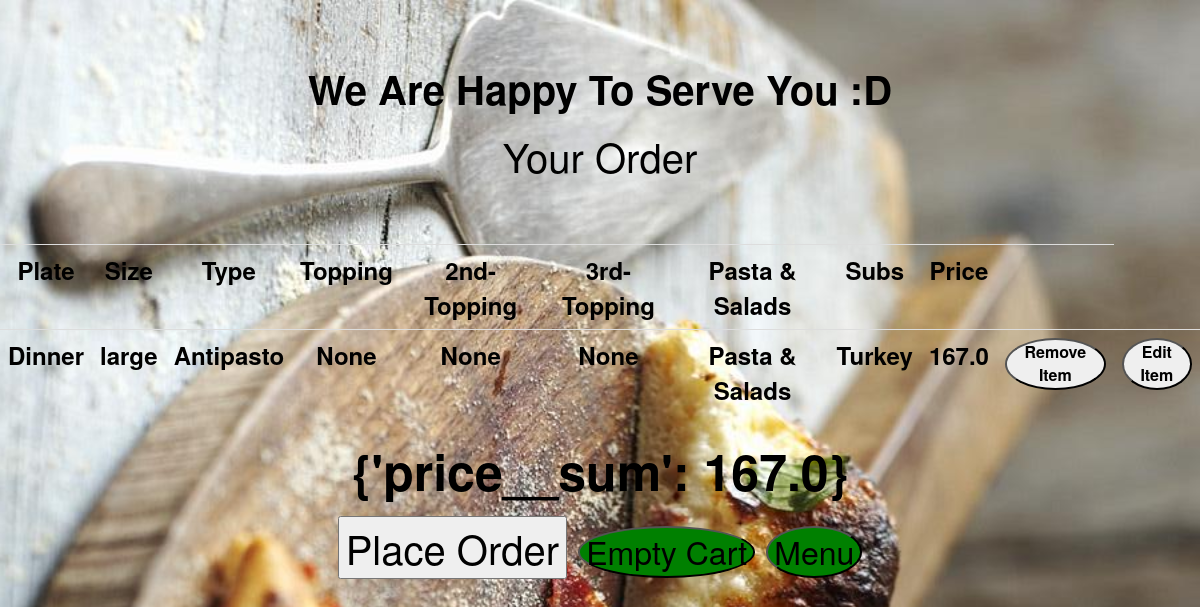
The app's page /cart (signed in) with its own data.
### orders/models.py (models this page shows, shortened)
class base(models.Model):
    name = models.CharField(max_length=64)
    size = models.CharField(max_length=64)
    type = models.CharField(max_length=64)
    topping = models.CharField(max_length=64, null=True)
    second_topping = models.CharField(max_length=64, null=True)
    third_topping = models.CharField(max_length=64, null=True)
    subs = models.CharField(max_length=64, null=True)
    pasta_salads = models.CharField(max_length=64, null=True)
    item_number = models.FloatField(null=True)
    p_s_number = models.FloatField(null=True)
    subs_number =models.FloatField(null=True)
    price =  models.FloatField(null=True)
    comment = models.CharField(max_length=64, null=True)
    user = models.CharField(max_length=64, null=True)
    class Meta:
        abstract = True

class carts(base):
    mark = models.CharField(max_length=64, null=True)
    id = models.AutoField(primary_key=True)

### orders/views.py (the view)
# urls.py: path('cart', views.cart, name="cart"),
def cart(request, user=None):
    if request.method == "POST":
        cart = carts.objects.all()
        user = request.user.get_username()
        for i in range(len(cart)):
            f = cart[i]
            order = orders(name=f.name, size = f.size, type=f.type,topping = f.topping,second_topping=f.second_topping,
            third_topping=f.third_topping, subs = f.subs, pasta_salads= f.pasta_salads, user = user)
            order.save()
        carts.objects.all().delete()
        return HttpResponseRedirect(reverse(index))
    else:
        cost = 0
        user = request.user.get_username()
        cart = carts.objects.all()
        cost = carts.objects.filter(user = user).aggregate(Sum('price'))
        if not cart:
            messages.error(request, "Cart Empty")
            return HttpResponseRedirect(reverse(index))
        return render(request, "orders/cart.html", {"cart":cart,"cost":cost})

### orders/templates/orders/cart.html (shortened to what this page needs)
{% extends "orders/base.html" %}
{%block body%}
<form class=""  method="post">
<div class="tab">
  <div class="">
    <p><b>We Are Happy To Serve You :D </b></p>
  </div>
    <p>Your Order </p>
      <table class="table table-borderd">
        <tr>
          <td>Plate</td>
          <td>Size</td>
          <td>Type</td>
          <td id="top">Topping</td>
          <td id="top">2nd-Topping</td>
          <td id="top">3rd-Topping</td>
          <td>Pasta & Salads</td>
          <td>Subs</td>
          <td>Price</td>
          <td></td>
        </tr>
        {%for i in cart%}
          <tr>
          <td>{{i.name}}</td>
          <td>{{i.size}}</td>
          <td>{{i.type}}</td>
          <td id="top">{{i.topping}}</td>
          <td id="top">{{i.second_topping}}</td>
          <td id="top">{{i.third_topping}}</td>
          <td>{{i.pasta_salads}}</td>
          <td>{{i.subs}}</td>
          <td>{{i.price}}</td>
          <td><a href="{% url 'remove' i.id %}"><button type="button" class="r">Remove Item</button></a></td>
          <td><a href="{% url 'edit' i.id %}"><button type="button" class="r">Edit Item</button></a></td>
          </tr>
        {% endfor %}
      </table>
        <p style="font-size:50;"><b> {{cost}}</b>  </p>
    <button type="submit" name="button">Place Order</button>
    <a href="{% url 'removeall' %}"><button type="button" class="m">Empty Cart</button></a>
    <a href="{%url 'index'%}"><button type="button" class="m">Menu</button></a>
</div>
</form>
{% endblock %}

### orders/static/orders/style.css (style rules this page uses)
.tab { text-align: center; font-size: 40; color: black; margin-top:5%; }
body { background-image: url('images/pizza.jpg'); background-repeat: no-repeat; background-size: cover; }
.m { color: black; background: green; font-size: 32; border-radius: 70%; }
.r { color: black; font-size: 16; border-radius: 80%; }
.table-borderd { text-align: center; font-weight: bolder; font-size: 24; color: black; margin-top:5%; }

### records on screen
carts: name "Dinner", size "large", type "Antipasto", topping "None", second_topping "None", third_topping "None", pasta_salads "Pasta & Salads", subs "Turkey", price "167.0"

### other values on screen
{{ cost }} "{'price__sum': 167.0}"
